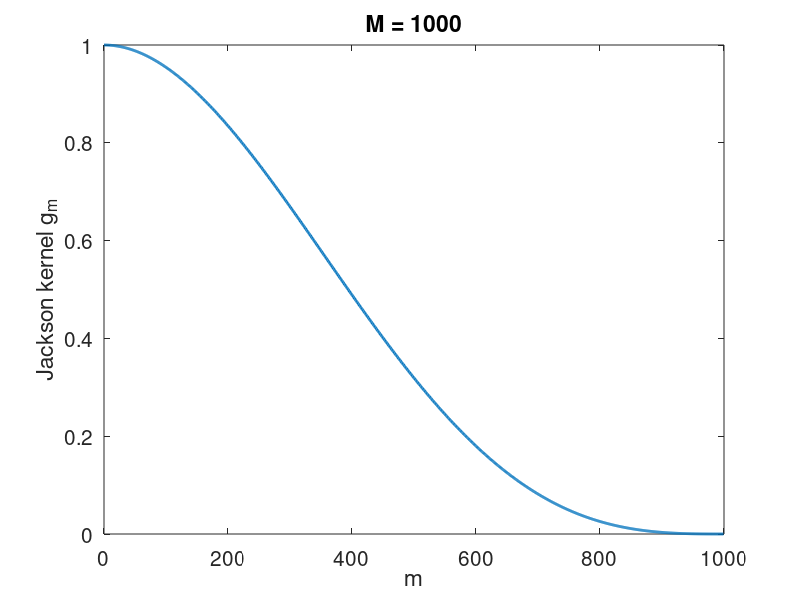

This chart was generated by the following MATLAB code:
M=1000;
m=0:1:M-1;
a=1/(M+1);
g=(1-m*a).*cos(pi*m*a)+a*sin(pi*m*a)/tan(pi*a);
f=sinh(4*(1-m/M))/sinh(4);% Lorentz-4

close all;
plot(m,g,'-','linewidth',2);
%legend('Jackson','Lorentz');
ylabel('Jackson kernel g_m','fontsize',15);
xlabel('m','fontsize',15);
title('M = 1000','fontsize',15);
set(gca,'fontsize',15)


